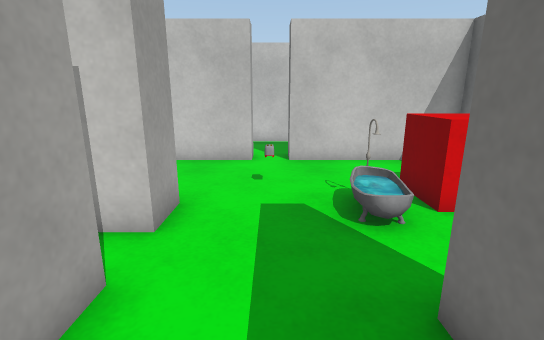
View 1 (above)

16 first-person views from a walk through a scene from a Unity 3-D project. The camera is 1.2 m above the floor, tilts 14° down and sees 85° across. Doors are open. The floor is counted in squares, 0.5 m on a side. Each view is taken from the middle of a square. On the plan, view 1 faces up. The plan holds only what a view shows up to about 19 squares ahead; the rest is blank. Some animated figures are left out. Some surface patterns are stand-ins.

View 2
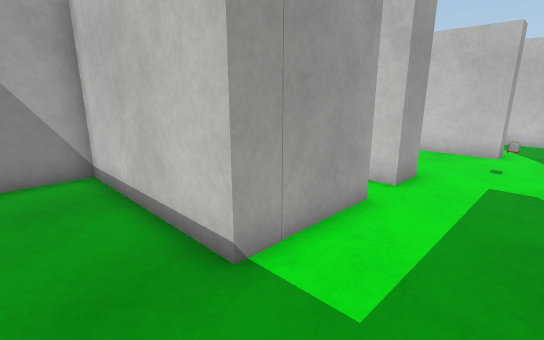

View 3
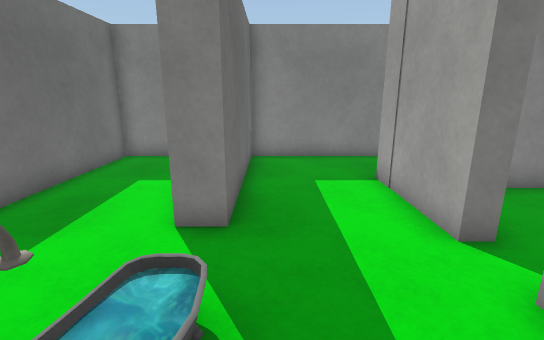

View 4
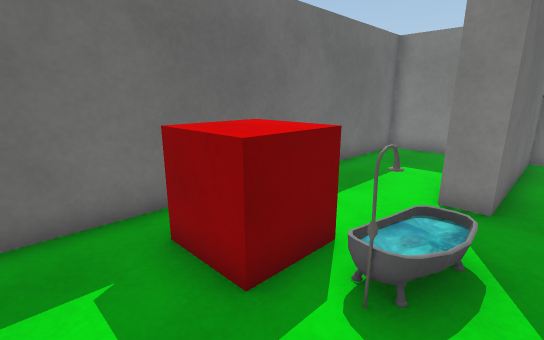

View 5
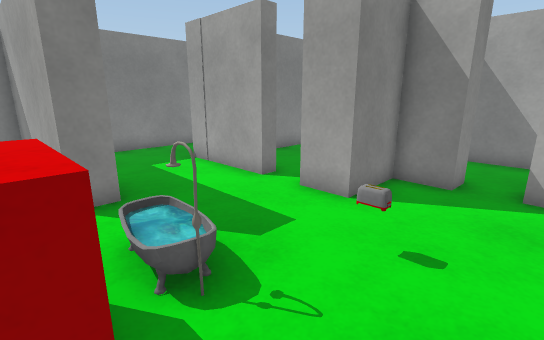

View 6
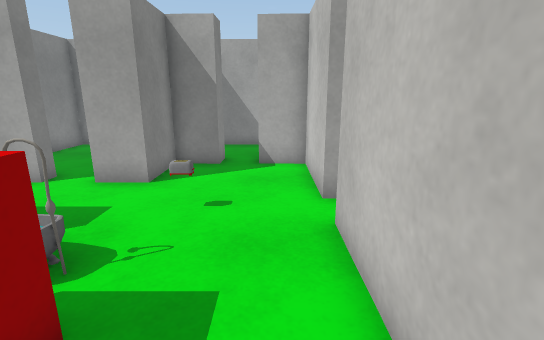

View 7
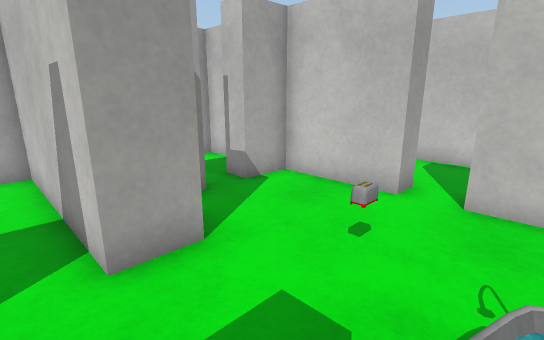

View 8
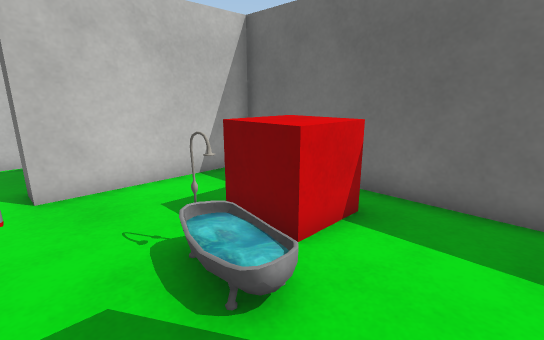

View 9
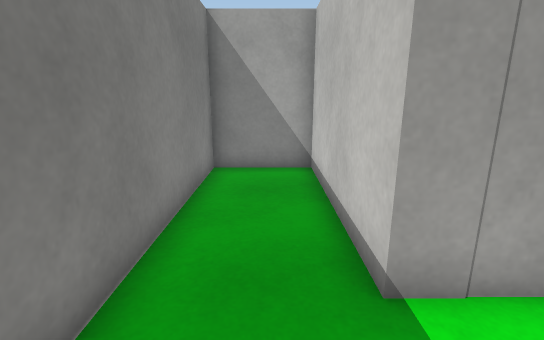

View 10
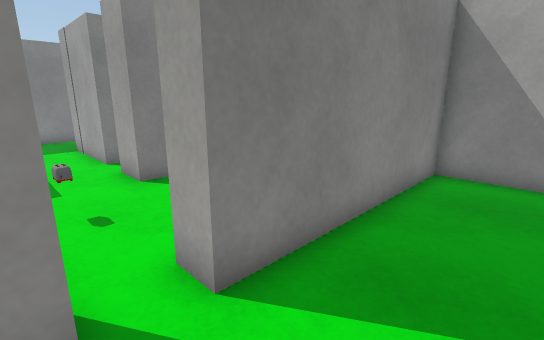

View 11
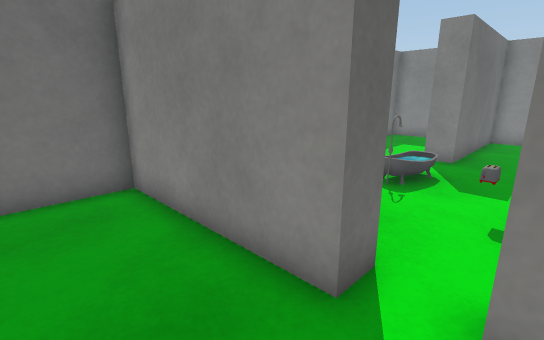

View 12
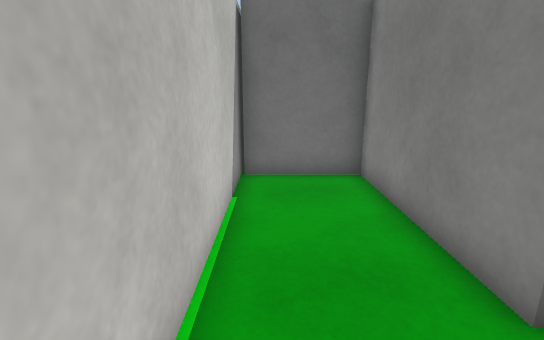

View 13
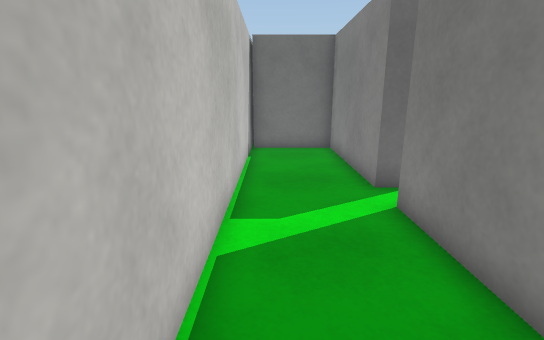

View 14
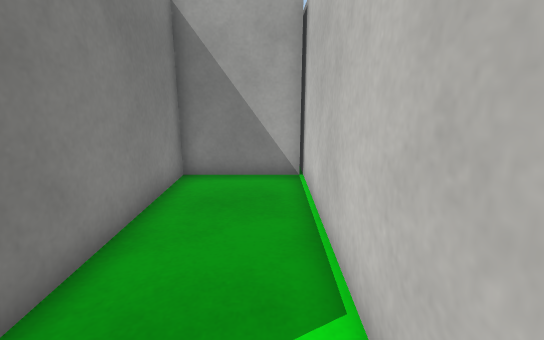

View 15
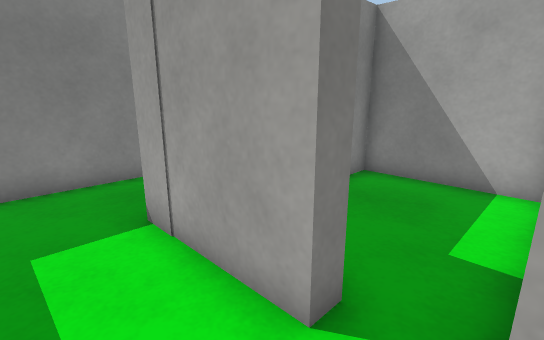

View 16
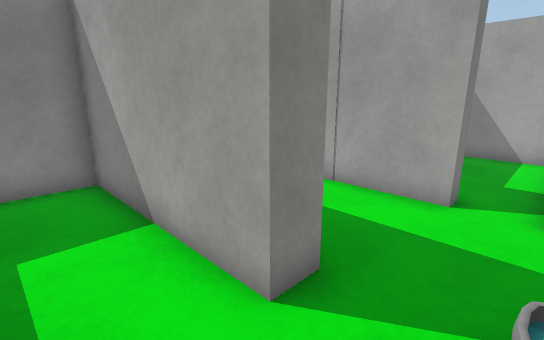

### Floor plan
Points are (right, up) in squares from view 1. A wall is a line through its corners. A room is listed if a view was taken in it or the views show most of it. See-through windows are left out.
Room 1 (views 1, 2, 3, 4, 5, 6, 7, 8, 9, 15, 16)
walls: (-2.2, 3.4) (-2.2, -0.6) (-9, -0.6) (-9, -4) (1.8, -4) (1.8, 2.8) (2.8, 2.8) (2.8, -4) (7, -4) (7, 11.2) (0.7, 11.2); (-4.6, 8.1) (-4.6, 6.5) (-2.2, 6.5) (-2.2, 5); (-0.8, 11.2) (-4.4, 11.2) (-4.5, 9.5)
ways out: open door at (0, 11.5) to room 2; open door at (-2, 4) to room 3; open door at (-5, 8.5)
objects: other object (2, 7); red cube (4, 6) to (6, 8)
Room 2 (views 10, 11, 12, 13, 14)
walls: (0.7, 12.2) (7, 12.2) (7, 15.9); (-9, 15.9) (-9, 12.2) (-0.8, 12.2); (7.5, 16) (-9.5, 16)
ways out: open door at (0, 11.5) to room 1
Room 3 (no view inside)
walls: (-2.9, 3.4) (-2.2, 3.4); (-2.2, 5) (-9, 5) (-9, 0.4) (-5.3, 0.4)
ways out: open door at (-2, 4) to room 1

Positions as (right, up) in squares from view 1, and headings:
1: (0, 0), facing up
2: (1, -3), facing up-left
3: (1, 8), facing down
4: (1, 10), facing down-right
5: (4, 10), facing down-left
6: (6, 10), facing left
7: (2, 4), facing up-left
8: (0, 3), facing up-right
9: (1, -2), facing left
10: (1, 15), facing down-left
11: (-1, 15), facing down-right
12: (-2, 15), facing right
13: (-7, 15), facing right
14: (0, 15), facing left
15: (0, 5), facing down-left
16: (5, 5), facing down-left
